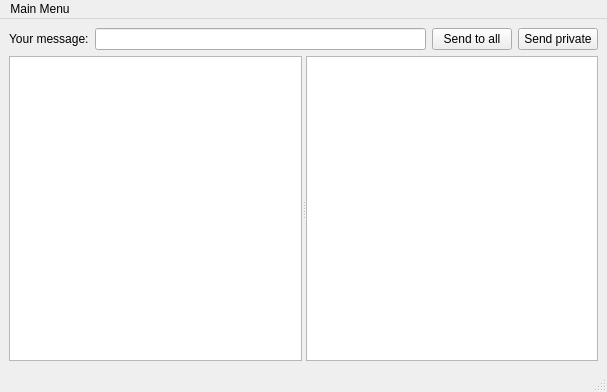
<?xml version="1.0" encoding="UTF-8"?>
<ui version="4.0">
 <class>MainWindow</class>
 <widget class="QMainWindow" name="MainWindow">
  <property name="geometry">
   <rect>
    <x>0</x>
    <y>0</y>
    <width>607</width>
    <height>392</height>
   </rect>
  </property>
  <property name="windowTitle">
   <string>MainWindow</string>
  </property>
  <widget class="QWidget" name="centralwidget">
   <layout class="QVBoxLayout" name="verticalLayout" stretch="0,1">
    <item>
     <layout class="QHBoxLayout" name="horizontalLayout">
      <item>
       <widget class="QLabel" name="label">
        <property name="text">
         <string>Your message:</string>
        </property>
       </widget>
      </item>
      <item>
       <widget class="QLineEdit" name="messageLineEdit"/>
      </item>
      <item>
       <widget class="QPushButton" name="sendMessageButton">
        <property name="text">
         <string>Send to all</string>
        </property>
       </widget>
      </item>
      <item>
       <widget class="QPushButton" name="privateMessageButton">
        <property name="text">
         <string>Send private</string>
        </property>
       </widget>
      </item>
     </layout>
    </item>
    <item>
     <widget class="QSplitter" name="splitter">
      <property name="orientation">
       <enum>Qt::Horizontal</enum>
      </property>
      <widget class="QTextBrowser" name="commonChatBrowser"/>
      <widget class="QTextBrowser" name="privateChatBrowser"/>
     </widget>
    </item>
   </layout>
  </widget>
  <widget class="QStatusBar" name="statusbar"/>
  <widget class="QMenuBar" name="menubar">
   <property name="geometry">
    <rect>
     <x>0</x>
     <y>0</y>
     <width>607</width>
     <height>22</height>
    </rect>
   </property>
   <widget class="QMenu" name="menuMain_Menu">
    <property name="title">
     <string>Main Menu</string>
    </property>
    <addaction name="actionOpen_another_client"/>
    <addaction name="actionCloseThisClient"/>
   </widget>
   <addaction name="menuMain_Menu"/>
  </widget>
  <action name="actionOpen_another_client">
   <property name="text">
    <string>Open another client</string>
   </property>
  </action>
  <action name="actionCloseThisClient">
   <property name="text">
    <string>Close this client</string>
   </property>
  </action>
 </widget>
 <resources/>
 <connections/>
</ui>
